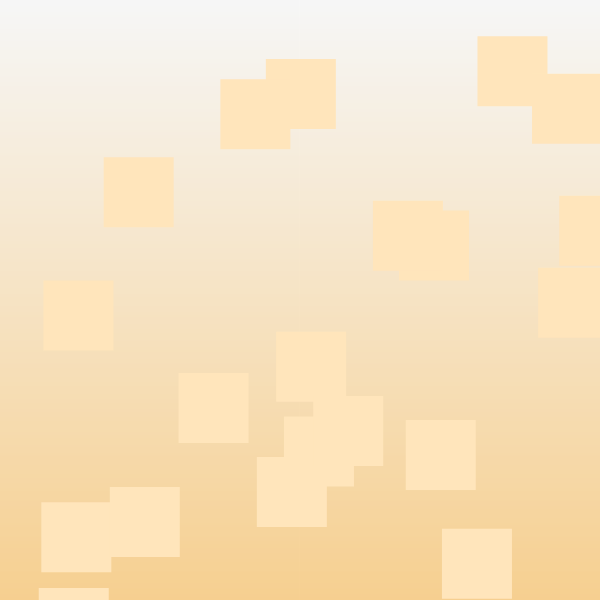
Frame 1 (no input)
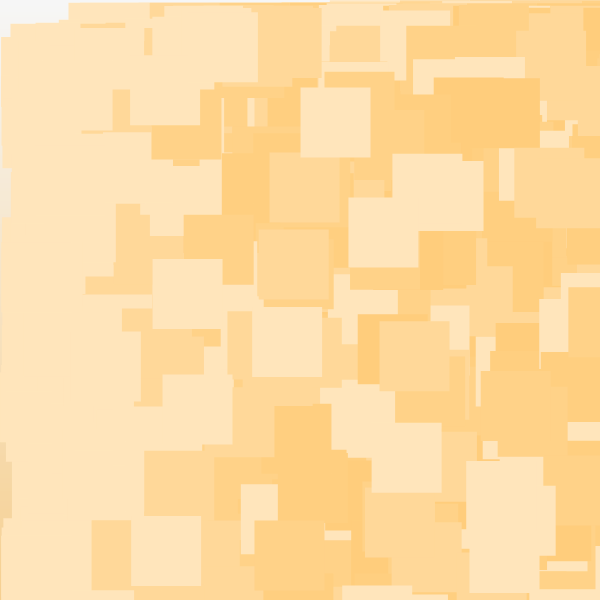
Frame 60 (no input)
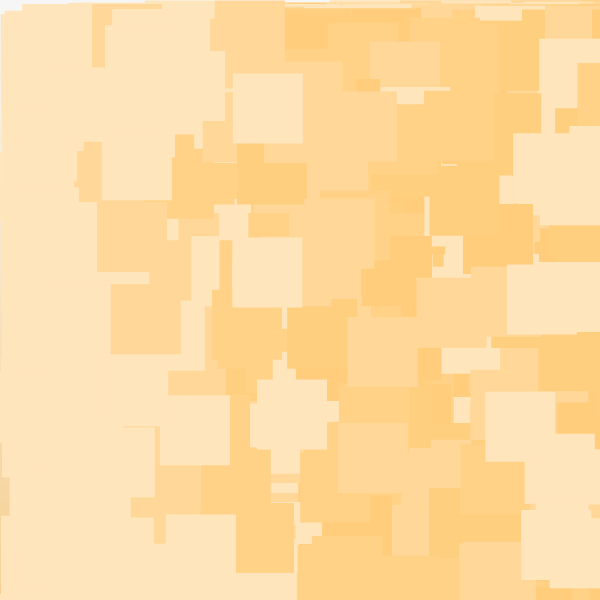
Frame 120 (the mouse pressed at the canvas centre since frame 60)

The p5.js sketch that drew these frames (run headless with seeded random() and noise() and a simulated clock; from frame 60 on, the mouse is pressed at the canvas centre):

// p5.js sketch
// ── sketch.js
var windbits = [];
var framecount =1;

var wind_speeds = [1,2,3];
var wind_gusts = [7,20,200];
var wind_sizes = [2,4,6,14,70]; 
var wind_lengths = [3,5,6,10]; 
var wind_intervals = [1,10,45];
var colors =["#17c3b2","#ffcb77","#fef9ef","#fe6d73","#3f7cac","#ffffff","#000000"];
var wind_speed ;
var wind_gust ;
var wind_size;
var wind_length ;
var wind_interval ;
var c1;
var c2;


function setup() {
  createCanvas(600, 600);
  background(220);
   c1 = color(random(colors));
   c2 = color(random(colors));
   if( c1==c2){
    c2 = color(random(colors));
   }
   wind_speed = random(wind_speeds);
   wind_gust = random(wind_gusts);
   wind_size = random(wind_sizes);
   wind_length = random(wind_lengths);
   wind_interval = random(wind_intervals);


  for (let i = 0; i <=  height; i++) {
    let inter =  map(i, 0, height, 0, 1);
    let c = lerpColor(c1, c2, inter);
    stroke(c);
    line(0, i, width, i);
  }

 
}

function draw() {
  // print(wind_speed)
  // create new windbits to draw
  if (framecount % wind_interval == 0)
  {
    for (let i=0;i<wind_gust;i++){
      var new_wind = new WindBit(random(width),random(height),wind_speed,wind_size,c1,c2,wind_length);
      windbits.push(new_wind);
    }

  }

  for (let i =0; i<windbits.length;i++){
    windbits[i].show();
  }

  framecount++;

}

// ── windbits.js
class WindBit{

    constructor(x,y,speed,size,dotcolor,endcolor,length){
        this.counter=0;
        this.x = x;
        this.y = y;
        this.speed = speed;
        this.size = size;
        var finalcolor = color(endcolor);
        var newcolor1 = lerpColor(finalcolor,color(dotcolor),.5);

        this.colors = [newcolor1];
        this.windclock = [0]
        
        for (let i=1;i<length;i++){
            newcolor1 = lerpColor(newcolor1,finalcolor,.5);
            this.colors.push(newcolor1);
            this.windclock.push(i*speed);
        }
        



    }
    show(){
        noStroke();
        var cur_wind_time = this.windclock.indexOf(this.counter);
        if (cur_wind_time > -1){
            print(this.windclock + ' & ' + cur_wind_time + ' & ' + this.counter);
            fill(this.colors[cur_wind_time])
            rect(this.x+cur_wind_time*this.size,this.y,this.size,this.size);     
        }


        this.counter++;
       

    }
}
